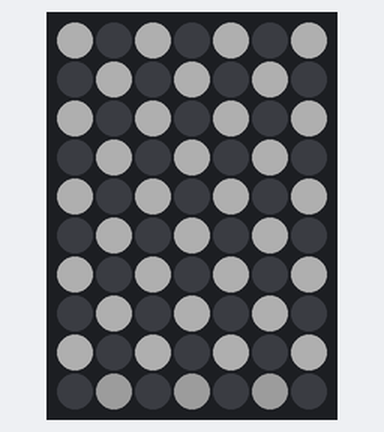
The sketch below on a simulated Arduino Uno, built with avr-gcc and run on an emulated ATmega328P. Shown: 7×10 RGB LED matrix (first LED top left, wired row by row). Dim RGB values are drawn brighter than linear; random numbers use the default seed unless the sketch sets one.

Above: at 3.46 s.
At 8.01 s:
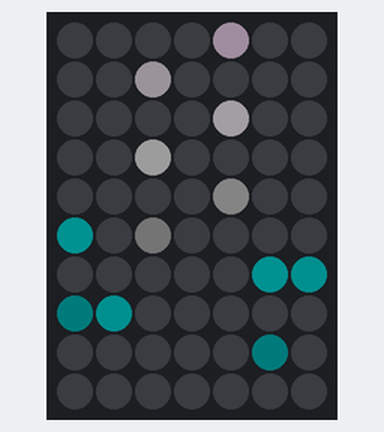
At 12.56 s:
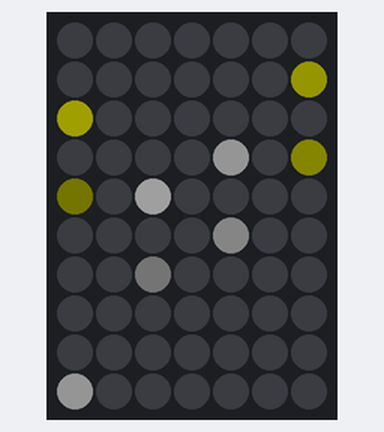
At 21.67 s:
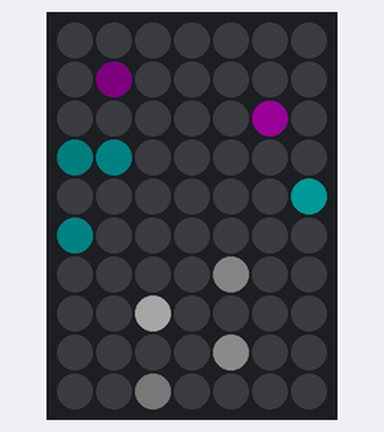
At 30.48 s:
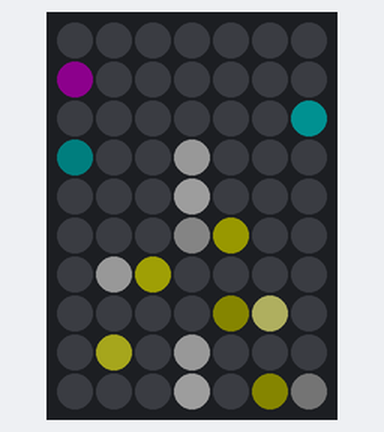
At 39.6 s:
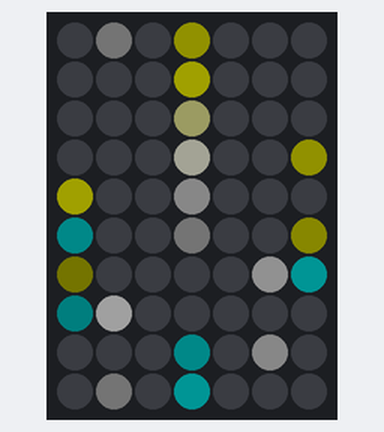

The sketch:

snow.ino
```cpp
#include <FastLED.h>

const uint8_t kMatrixWidth = 7; // The width of your grid
const uint8_t kMatrixHeight = 10; // The height of your grid

#define LED_PIN  10 // The pin on the arduino you're using for Data

#define COLOR_ORDER RGB
#define CHIPSET     WS2811

#define BRIGHTNESS 64

#define UPDATES_PER_SECOND 200
#define NUM_LEDS (kMatrixWidth * kMatrixHeight)
CRGB leds[ NUM_LEDS ];
#define LAST_VISIBLE_LED 69
uint8_t XY (uint8_t x, uint8_t y) {
  // any out of bounds address maps to the first hidden pixel
  if ( (x >= kMatrixWidth) || (y >= kMatrixHeight) ) {
    return (LAST_VISIBLE_LED + 1);
  }

  const uint8_t XYTable[] = {
    63,  64,  65,  66,  67,  68,  69,
    62,  61,  60,  59,  58,  57,  56,
    49,  50,  51,  52,  53,  54,  55,
    48,  47,  46,  45,  44,  43,  42,
    35,  36,  37,  38,  39,  40,  41,
    34,  33,  32,  31,  30,  29,  28,
    21,  22,  23,  24,  25,  26,  27,
    20,  19,  18,  17,  16,  15,  14,
     7,   8,   9,  10,  11,  12,  13,
     6,   5,   4,   3,   2,   1,   0
  };

  uint8_t i = (y * kMatrixWidth) + x;
  uint8_t j = XYTable[i];
  return j;
}

// This is the storage grid for the pixels. It gets modified through code, but this is the inital arrangement.
int grid[kMatrixHeight][kMatrixWidth+4] = {
  {0,1,0,1,0,1,0,1,0,1,0},
  {1,0,1,0,1,0,1,0,1,0,1},
  {0,1,0,1,0,1,0,1,0,1,0},
  {1,0,1,0,1,0,1,0,1,0,1},
  {0,1,0,1,0,1,0,1,0,1,0},
  {1,0,1,0,1,0,1,0,1,0,1},
  {0,1,0,1,0,1,0,1,0,1,0},
  {1,0,1,0,1,0,1,0,1,0,1},
  {0,1,0,1,0,1,0,1,0,1,0},
  {1,0,1,0,1,0,1,0,1,0,1},
};

void setup() {
  delay( 3000 );
  FastLED.addLeds<CHIPSET, LED_PIN, COLOR_ORDER>(leds, NUM_LEDS).setCorrection(TypicalSMD5050);
  FastLED.setBrightness( BRIGHTNESS );
}

void loop()
{
  FastLED.delay(1000 / UPDATES_PER_SECOND);

  displayFrame();

  EVERY_N_MILLISECONDS(200) {
    loadFrame();
  }

  FastLED.show();

}

void loadFrame() {
  // this is triggered 5 times per second. it shifts everything down once row, potentially ads new snow at the top, and potentially pushes things to the left or right to simulate wind
  int newGrid[kMatrixHeight][kMatrixWidth+4] = {};

  long randomWindDir = random(-100, 100);

  for (int i =0; i < kMatrixHeight; i++) {
      bool randomNumberHit = false;
      for (int j =0; j < kMatrixWidth + 4; j++) {
          if (i == 0 && !randomNumberHit) {
             long randomNum = random(200);
             if (randomNum >= 180 && randomNum <= 185) {
              newGrid[i][j] = 3;
              randomNumberHit = true;
             } else if (randomNum > 185 && randomNum <= 190 ) {
              newGrid[i][j] = 2;
               randomNumberHit = true;
             } else if (randomNum > 190) {
              randomNumberHit = true;
              newGrid[i][j] = 1;
             }

          } else if (i >= 1) {


            int windOffset = 0;
            if (randomWindDir < -80) {
              // if the random wind number is less than -80, then shift everything to the left
              windOffset = -1;
            } else if (randomWindDir > 80) {
              // if the random wind number is more than +80 then shift everything to the right
              windOffset = +1;
            }

            newGrid[i][j] = grid[i-1][j+windOffset];
          }
      }
  }

  for (int i =0; i < kMatrixHeight; i++) {
      for (int j =0; j < kMatrixWidth+4; j++) {
          grid[i][j] = newGrid[i][j];
      }
  }
}


void displayFrame()
{
    int count = 0;
    for (int i =0; i < kMatrixHeight; i++) {
          for (int j =0; j < kMatrixWidth; j++) {
            CRGB color = 0x000000;
            int pixel = grid[i][j+2];
            if (pixel == 1) {
              color = 0xFFFFFF; // some snow is white
            } else if (pixel == 2) {
              color = 0x009999; // some snow is cyan
            } else if (pixel == 3) {
              color = 0xFFFF00; // some snow is yellow. :)
            }
            if (count >= 50) {
              // I used a different strip for LEDs 50-69 and the R and G leds are switched.
              // Use a bit of code to fix this.
              CRGB oldcolor= color;
              color.red = oldcolor.green;
              color.green = oldcolor.red;
            }

            fadeTowardColor(leds[ XY(j, i)], color, 15);
            count++;
          }
    }
}

// These functions help to fade the colors.
CRGB fadeTowardColor( CRGB& cur, const CRGB& target, uint8_t amount)
{
  nblendU8TowardU8( cur.red,   target.red,   amount);
  nblendU8TowardU8( cur.green, target.green, amount);
  nblendU8TowardU8( cur.blue,  target.blue,  amount);
  return cur;
}

void nblendU8TowardU8( uint8_t& cur, const uint8_t target, uint8_t amount)
{
  if( cur == target) return;

  if( cur < target ) {
    uint8_t delta = target - cur;
    delta = scale8_video( delta, amount);
    cur += delta;
  } else {
    uint8_t delta = cur - target;
    delta = scale8_video( delta, amount);
    cur -= delta;
  }
}
```
